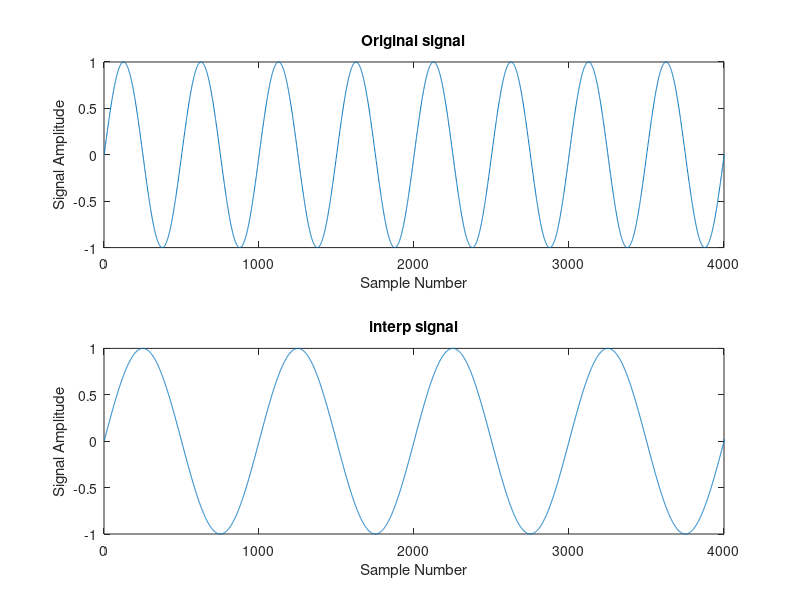

This figure's MATLAB source:
clc
clear all
n=-2:1/1000:2; 
x1=sin(2*pi*2*n); 
x2=interp(x1,2);
subplot(2,1,1);
plot(x1); title('Original signal');
xlabel('Sample Number'); 
ylabel('Signal Amplitude');
axis([0 4000 -1 1]);
subplot(2,1,2);
plot(x2);
title('interp signal'); xlabel('Sample Number');
ylabel('Signal Amplitude'); 
axis([0 4000 -1 1]);